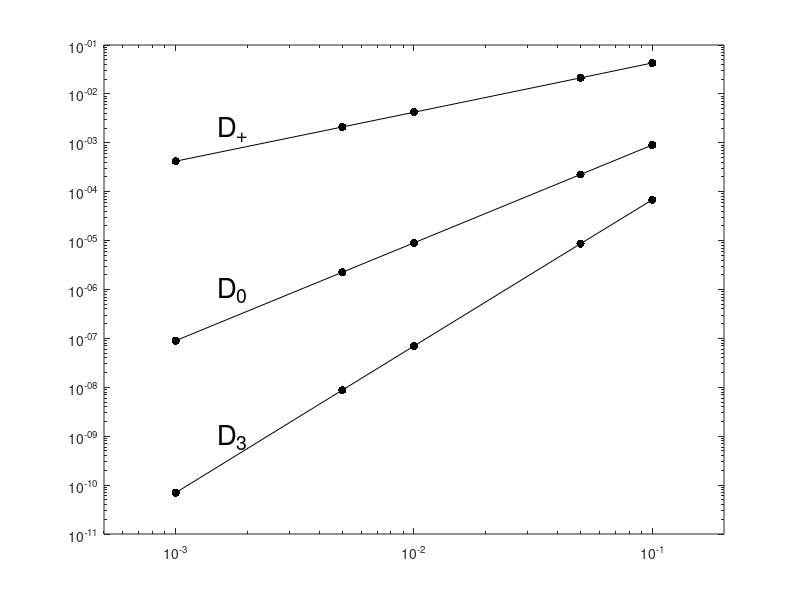

Recreate this plot in MATLAB.
% FDRATES  Reproduce Figure 1.2 in LeVeque showing errors
% from several FD formulas.

u = @sin;                         % u is a function handle
x = 1.0;   exact = cos(x);
h = [0.1 0.05 0.01 0.005 0.001];
Dplus = (u(x+h) - u(x)) ./ h;
D0    = (u(x+h) - u(x-h)) ./ (2.0 * h);
D3    = (2.0 * u(x+h) + 3.0 * u(x) - 6.0 * u(x-h) + u(x-2.0*h)) ...
        ./ (6.0 * h);
loglog(h,abs(Dplus - exact),'k.-','markersize',18),  hold on
loglog(h,abs(D0 - exact),'k.-','markersize',18)
loglog(h,abs(D3 - exact),'k.-','markersize',18)
text(0.0015,2.0e-3,'D_+','fontsize',20)
text(0.0015,1.0e-6,'D_0','fontsize',20)
text(0.0015,1.0e-9,'D_3','fontsize',20)
hold off,  axis([5.0e-4 0.2 1.0e-11 0.1])
